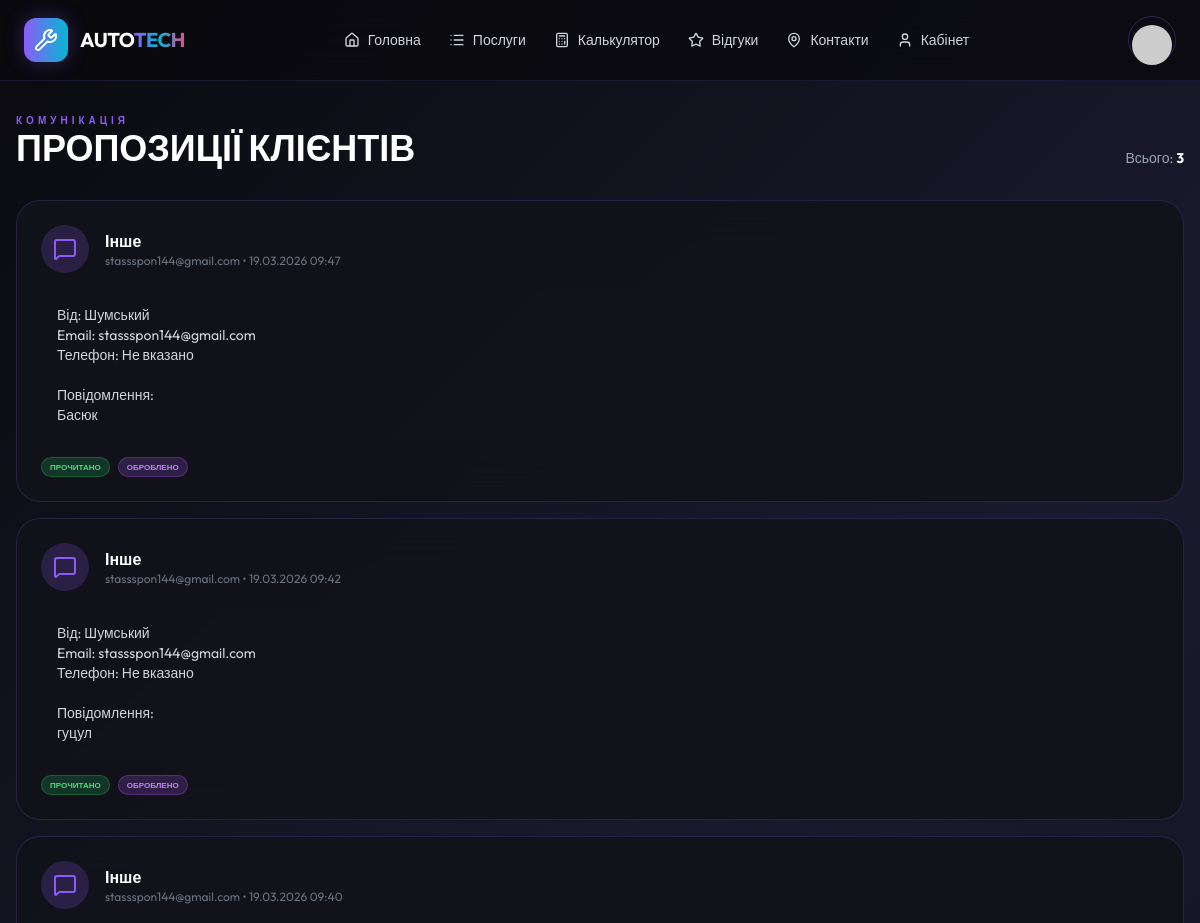
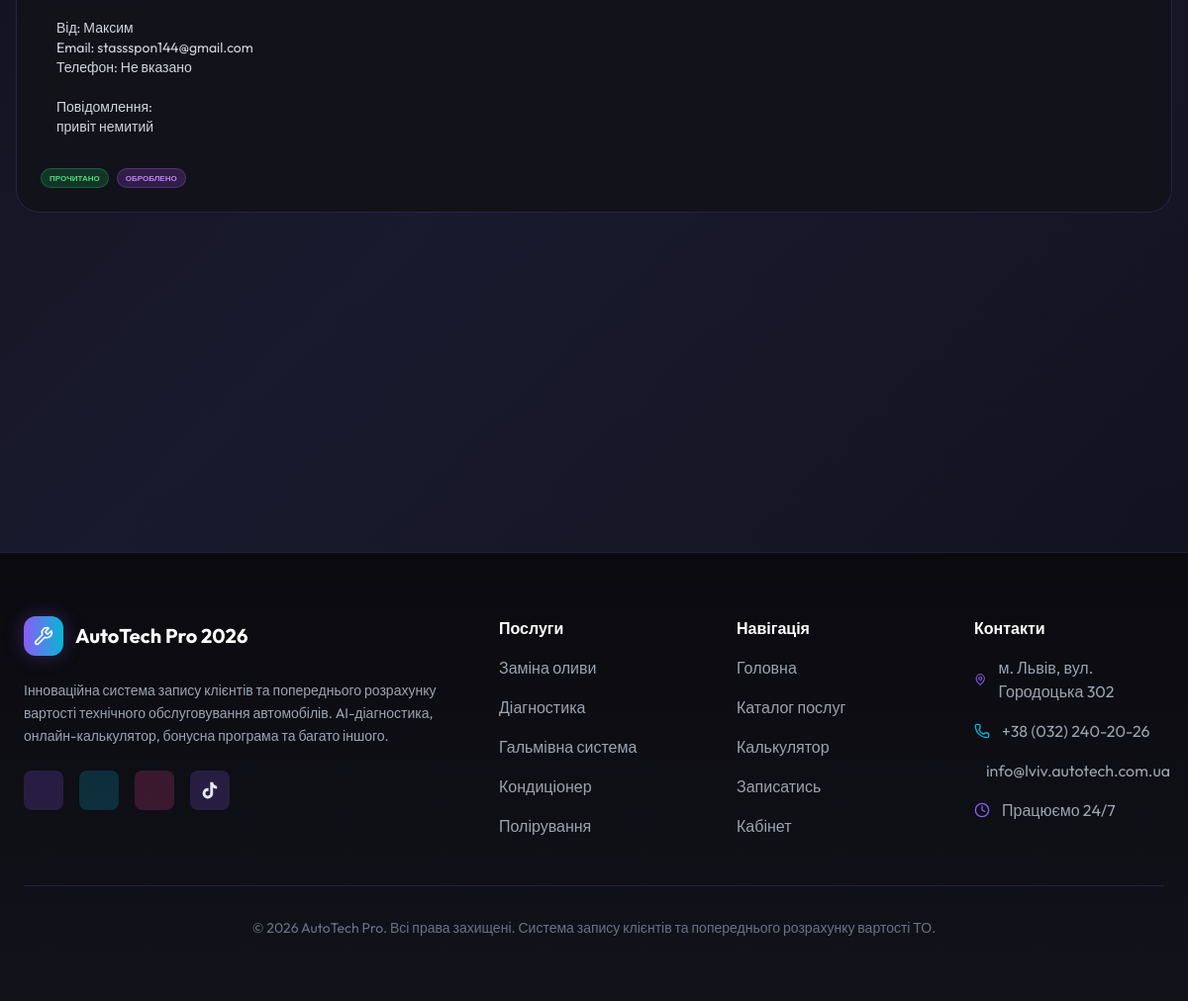
Before: /proposals/ (signed in) with the older database file (2 pictures, top to bottom).
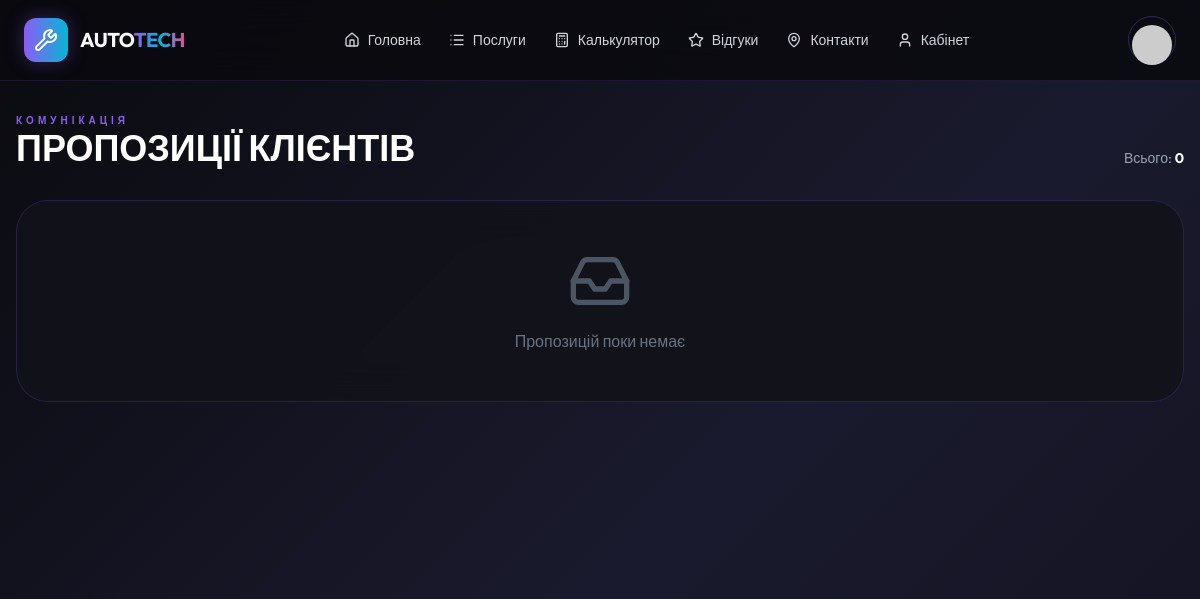
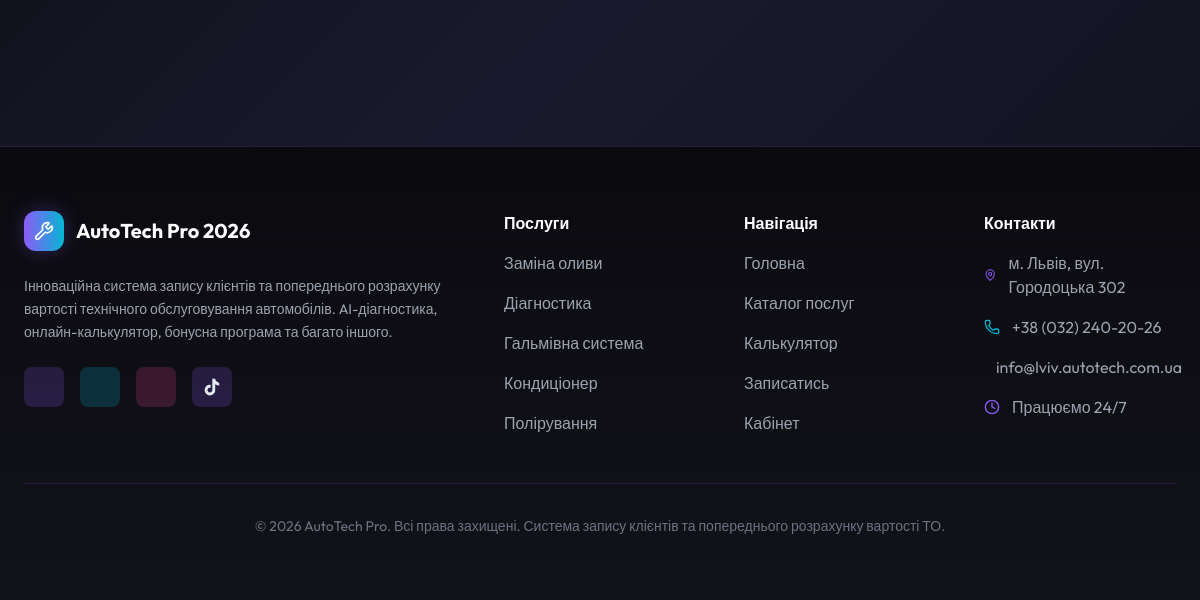
After: the same page with the newer database file (2 pictures, top to bottom).
### notifications/models.py (models this page shows, shortened)
class UserProposal(models.Model):
    user = models.ForeignKey(
        settings.AUTH_USER_MODEL, on_delete=models.CASCADE, related_name="proposals"
    )
    subject = models.CharField(max_length=255, verbose_name=_("Тема"))
    message = models.TextField(verbose_name=_("Повідомлення"))
    phone = models.CharField(max_length=20, blank=True, null=True, verbose_name=_("Телефон"))
    is_read = models.BooleanField(default=False, verbose_name=_("Прочитано"))
    is_processed = models.BooleanField(default=False, verbose_name=_("Оброблено"))
    created_at = models.DateTimeField(auto_now_add=True)
    class Meta:
        verbose_name = _("Пропозиція користувача")
        verbose_name_plural = _("Пропозиції користувачів")
        ordering = ["-created_at"]

### accounts/models.py (models this page shows, shortened)
class User(AbstractUser):
    class Role(models.TextChoices):
        CLIENT = "CLIENT", _("Клієнт")
        MANAGER = "MANAGER", _("Менеджер")
        MECHANIC = "MECHANIC", _("Механік")
        ADMIN = "ADMIN", _("Адміністратор")
    email = models.EmailField(_("Email"), unique=True)
    role = models.CharField(
        max_length=20, choices=Role.choices, default=Role.CLIENT, verbose_name=_("Роль")
    )
    phone = models.CharField(max_length=20, blank=True, null=True, verbose_name=_("Телефон"))
    avatar = models.ImageField(
        upload_to="avatars/", blank=True, null=True, verbose_name=_("Аватар")
    )
    USERNAME_FIELD = "email"
    REQUIRED_FIELDS = ["username"]
    class Meta:
        verbose_name = _("Користувач")
        verbose_name_plural = _("Користувачі")

### dashboard/views.py (the view)
# urls.py: path("proposals/", views.proposals_view, name="proposals"),
@login_required
def proposals_view(request):
    if request.user.role not in ["MANAGER", "ADMIN"]:
        return redirect("dashboard:index")
    proposals = UserProposal.objects.all().order_by("-created_at")
    return render(request, "dashboard/proposals.html", {"proposals": proposals})

### templates/dashboard/proposals.html (shortened to what this page needs)
{% extends 'base.html' %}
{% load static %}
{% block content %}
<div class="space-y-8">
    <div class="flex justify-between items-end">
        <div>
            <div class="text-cyber-purple font-black text-[10px] uppercase tracking-[0.4em]">Комунікація</div>
            <h1 class="text-4xl font-black text-white uppercase">ПРОПОЗИЦІЇ КЛІЄНТІВ</h1>
        </div>
        <div class="text-gray-400 text-sm">
            Всього: <span class="text-white font-bold">{{ proposals.count }}</span>
        </div>
    </div>
    <div class="grid gap-4">
        {% for proposal in proposals %}
        <div class="glass-panel p-6 rounded-[24px] border-cyber-purple/20 {% if not proposal.is_read %}border-l-4 border-l-cyber-cyan{% endif %}">
            <div class="flex justify-between items-start mb-4">
                <div class="flex items-center gap-4">
                    <div class="w-12 h-12 rounded-full bg-cyber-purple/20 flex items-center justify-center">
                        <i data-lucide="message-square" class="w-6 h-6 text-cyber-purple"></i>
                    </div>
                    <div>
                        <h3 class="font-bold text-white">{{ proposal.subject }}</h3>
                        <div class="text-xs text-gray-500">
                            {% if proposal.user %}
                                {{ proposal.user.email }}
                            {% else %}
                                Гість
                            {% endif %}
                            • {{ proposal.created_at|date:"d.m.Y H:i" }}
                        </div>
                    </div>
                </div>
            </div>
            <div class="bg-cyber-surface/50 rounded-lg p-4 text-gray-300 text-sm whitespace-pre-wrap">{{ proposal.message }}</div>
            <div class="flex justify-between items-center mt-4">
                <div class="flex gap-2">
                    {% if proposal.is_read %}
                    <span class="badge bg-green-500/20 border-green-500/30 text-green-400 text-[8px] font-bold uppercase px-2 py-1">Прочитано</span>
                    {% else %}
                    <span class="badge bg-cyber-cyan/20 border-cyber-cyan/30 text-cyber-cyan text-[8px] font-bold uppercase px-2 py-1">Нове</span>
                    {% endif %}
                    {% if proposal.is_processed %}
                    <span class="badge bg-purple-500/20 border-purple-500/30 text-purple-400 text-[8px] font-bold uppercase px-2 py-1">Оброблено</span>
                    {% endif %}
                </div>
            </div>
        </div>
        {% empty %}
        <div class="glass-panel p-12 rounded-[32px] text-center">
            <i data-lucide="inbox" class="w-16 h-16 text-gray-600 mx-auto mb-4"></i>
            <p class="text-gray-500">Пропозицій поки немає</p>
        </div>
        {% endfor %}
    </div>
</div>
{% endblock %}

### templates/base.html (shortened to what this page needs)
{% load static %}
<!DOCTYPE html>
<html lang="uk" data-theme="dark" class="scroll-smooth">
<head>
    <script src="https://cdn.tailwindcss.com"></script>
    <link href="https://cdn.jsdelivr.net/npm/daisyui@latest/dist/full.min.css" rel="stylesheet" type="text/css" />
</head>
<body class="flex flex-col min-h-screen font-outfit">
    <nav class="sticky top-0 z-50 nav-glass">
        <div class="max-w-[1920px] mx-auto px-6 py-4">
            <div class="flex justify-between items-center">
                <a href="/" class="flex items-center gap-3 group">
                    <div class="w-11 h-11 rounded-xl bg-gradient-to-r from-cyber-purple to-cyber-cyan flex items-center justify-center glow-purple">
                        <i data-lucide="wrench" class="text-white w-6 h-6"></i>
                    </div>
                    <span class="text-xl font-bold tracking-tight text-white">AUTO<span class="gradient-text">TECH</span></span>
                </a>
                <div class="hidden lg:flex items-center gap-7 font-medium text-sm text-gray-300">
                    <a href="{% url 'dashboard:home' %}" class="hover:text-white transition-colors flex items-center gap-2">
                        <i data-lucide="home" class="w-4 h-4"></i>Головна
                    </a>
                    <a href="{% url 'services:list' %}" class="hover:text-cyber-purple transition-colors flex items-center gap-2">
                        <i data-lucide="list" class="w-4 h-4"></i>Послуги
                    </a>
                    <a href="{% url 'calculator:index' %}" class="hover:text-cyber-cyan transition-colors flex items-center gap-2">
                        <i data-lucide="calculator" class="w-4 h-4"></i>Калькулятор
                    </a>
                    <a href="{% url 'notifications:reviews' %}" class="hover:text-yellow-400 transition-colors flex items-center gap-2">
                        <i data-lucide="star" class="w-4 h-4"></i>Відгуки
                    </a>
                    <a href="{% url 'dashboard:contacts' %}" class="hover:text-cyber-pink transition-colors flex items-center gap-2">
                        <i data-lucide="map-pin" class="w-4 h-4"></i>Контакти
                    </a>
                    <a href="{% url 'dashboard:index' %}" class="hover:text-white transition-colors flex items-center gap-2">
                        <i data-lucide="user" class="w-4 h-4"></i>Кабінет
                    </a>
                </div>
                <div class="flex items-center gap-4">
                    {% if user.is_authenticated %}
                        <div class="dropdown dropdown-end">
                            <label tabindex="0" class="btn btn-ghost btn-circle avatar border border-cyber-purple/30">
                                <div class="w-10 rounded-full">
                                    <img src="{% if user.avatar %}{{ user.avatar.url }}{% else %}https://api.dicebear.com/7.x/bottts/svg?seed={{ user.username }}{% endif %}" />
                                </div>
                            </label>
                        </div>
                    {% else %}
                        <a href="{% url 'account_login' %}" class="btn btn-ghost text-sm font-semibold">ВХІД</a>
                        <a href="{% url 'account_signup' %}" class="btn-cyber rounded-xl px-6 py-2.5">РЕЄСТРАЦІЯ</a>
                    {% endif %}
                </div>
            </div>
        </div>
    </nav>
    <main class="flex-grow px-4 py-8">
        <div class="max-w-[1920px] mx-auto">
            {% block content %}{% endblock %}
        </div>
    </main>
    <footer class="footer-dark px-6 py-16 mt-auto">
        <div class="max-w-[1920px] mx-auto">
            <div class="grid grid-cols-1 md:grid-cols-2 lg:grid-cols-5 gap-12">
                <div class="lg:col-span-2 space-y-6">
                    <div class="flex items-center gap-3">
                        <div class="w-10 h-10 rounded-xl bg-gradient-to-r from-cyber-purple to-cyber-cyan flex items-center justify-center glow-purple">
                            <i data-lucide="wrench" class="text-white w-5 h-5"></i>
                        </div>
                        <span class="text-xl font-bold text-white">AutoTech Pro 2026</span>
                    </div>
                    <p class="text-gray-400 text-sm max-w-md leading-relaxed">
                        Інноваційна система запису клієнтів та попереднього розрахунку вартості технічного обслуговування автомобілів.
                        AI-діагностика, онлайн-калькулятор, бонусна програма та багато іншого.
                    </p>
                    <div class="flex gap-4">
                        <a href="https://instagram.com/autotechpro" target="_blank" class="w-10 h-10 rounded-lg bg-cyber-purple/20 flex items-center justify-center hover:bg-cyber-purple/40 transition">
                            <i data-lucide="instagram" class="w-5 h-5"></i>
                        </a>
                        <a href="https://facebook.com/autotechpro" target="_blank" class="w-10 h-10 rounded-lg bg-cyber-cyan/20 flex items-center justify-center hover:bg-cyber-cyan/40 transition">
                            <i data-lucide="facebook" class="w-5 h-5"></i>
                        </a>
                        <a href="https://youtube.com/@autotechpro" target="_blank" class="w-10 h-10 rounded-lg bg-cyber-pink/20 flex items-center justify-center hover:bg-cyber-pink/40 transition">
                            <i data-lucide="youtube" class="w-5 h-5"></i>
                        </a>
                        <a href="https://tiktok.com/@autotechpro" target="_blank" class="w-10 h-10 rounded-lg bg-cyber-purple/20 flex items-center justify-center hover:bg-cyber-purple/40 transition">
                        </a>
                    </div>
                </div>
                <div class="space-y-4">
                    <div class="font-semibold text-white mb-4">Послуги</div>
                    <a href="#" class="block text-gray-400 hover:text-cyber-purple transition">Заміна оливи</a>
                    <a href="#" class="block text-gray-400 hover:text-cyber-purple transition">Діагностика</a>
                    <a href="#" class="block text-gray-400 hover:text-cyber-purple transition">Гальмівна система</a>
                    <a href="#" class="block text-gray-400 hover:text-cyber-purple transition">Кондиціонер</a>
                    <a href="#" class="block text-gray-400 hover:text-cyber-purple transition">Полірування</a>
                </div>
                <div class="space-y-4">
                    <div class="font-semibold text-white mb-4">Навігація</div>
                    <a href="{% url 'dashboard:home' %}" class="block text-gray-400 hover:text-cyber-cyan transition">Головна</a>
                    <a href="{% url 'services:list' %}" class="block text-gray-400 hover:text-cyber-cyan transition">Каталог послуг</a>
                    <a href="{% url 'calculator:index' %}" class="block text-gray-400 hover:text-cyber-cyan transition">Калькулятор</a>
                    <a href="{% url 'bookings:create' %}" class="block text-gray-400 hover:text-cyber-cyan transition">Записатись</a>
                    <a href="{% url 'dashboard:index' %}" class="block text-gray-400 hover:text-cyber-cyan transition">Кабінет</a>
                </div>
                <div class="space-y-4">
                    <div class="font-semibold text-white mb-4">Контакти</div>
                    <div class="flex items-center gap-3 text-gray-400">
                        <i data-lucide="map-pin" class="w-4 h-4 text-cyber-purple"></i>
                        <span>м. Львів, вул. Городоцька 302</span>
                    </div>
                    <div class="flex items-center gap-3 text-gray-400">
                        <i data-lucide="phone" class="w-4 h-4 text-cyber-cyan"></i>
                        <span>+38 (032) 240-20-26</span>
                    </div>
                    <div class="flex items-center gap-3 text-gray-400">
                        <span>info@lviv.autotech.com.ua</span>
                    </div>
                    <div class="flex items-center gap-3 text-gray-400">
                        <i data-lucide="clock" class="w-4 h-4 text-cyber-purple"></i>
                        <span>Працюємо 24/7</span>
                    </div>
                </div>
            </div>
            <div class="border-t border-cyber-purple/20 mt-12 pt-8 text-center text-gray-500 text-sm">
                © 2026 AutoTech Pro. Всі права захищені. Система запису клієнтів та попереднього розрахунку вартості ТО.
            </div>
        </div>
    </footer>
</body>
</html>

### templates/base.html (style rules this page uses)
:root { --cyber-purple: #8b5cf6; --cyber-cyan: #06b6d4; --cyber-pink: #ec4899; }
body { background: linear-gradient(135deg, #0a0a0f 0%, #1a1a2e 50%, #0f0f1a 100%); min-height: 100vh; color: #e2e8f0; font-family: 'Outfit', sans-serif; }
.glass-panel { background: rgba(18, 18, 26, 0.9); backdrop-filter: blur(20px); border: 1px solid rgba(139, 92, 246, 0.2); }
.gradient-text { background: linear-gradient(90deg, #8b5cf6 0%, #06b6d4 50%, #ec4899 100%); -webkit-background-clip: text; -webkit-text-fill-color: transparent; background-clip: text; }
.nav-glass { background: rgba(10, 10, 15, 0.85); backdrop-filter: blur(20px); border-bottom: 1px solid rgba(139, 92, 246, 0.15); }
.footer-dark { background: linear-gradient(180deg, #0a0a0f 0%, #12121a 100%); border-top: 1px solid rgba(139, 92, 246, 0.15); }
.glow-purple { box-shadow: 0 0 20px rgba(139, 92, 246, 0.3); }
.btn-cyber, .btn, .btn-outline { display: inline-flex !important; align-items: center !important; justify-content: center !important; text-align: center !important; line-height: 1.2 !important; vertical-align: middle !important; }
.btn-cyber, .btn { padding-top: 0.5rem !important; padding-bottom: 0.5rem !important; }

Changed rows visible on the page:
removed UserProposal: subject "Інше", user.email "stassspon144@gmail.com", created_at "19.03.2026 09:47", message "Від: Шумський Email: stassspon144@gmail.com Телефон: Не вказано Повідомлення: Басюк", is_read "ПРОЧИТАНО", is_processed "ОБРОБЛЕНО"
removed UserProposal: subject "Інше", user.email "stassspon144@gmail.com", created_at "19.03.2026 09:42", message "Від: Шумський Email: stassspon144@gmail.com Телефон: Не вказано Повідомлення: гуцул", is_read "ПРОЧИТАНО", is_processed "ОБРОБЛЕНО"
removed UserProposal: subject "Інше", user.email "stassspon144@gmail.com", created_at "19.03.2026 09:40", message "Від: Максим Email: stassspon144@gmail.com Телефон: Не вказано Повідомлення: привіт немитий", is_read "ПРОЧИТАНО", is_processed "ОБРОБЛЕНО"
Other visible differences:
{{ proposals.count }}: "3" → "0"
text now shown: "Пропозицій поки немає"
